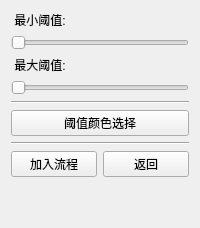
         <widget class="QWidget" name="page_16">
          <layout class="QGridLayout" name="gridLayout_6">
           <item row="0" column="0">
            <widget class="QLabel" name="label_11">
             <property name="text">
              <string> 最小阈值:</string>
             </property>
            </widget>
           </item>
           <item row="9" column="0">
            <spacer name="verticalSpacer_7">
             <property name="orientation">
              <enum>Qt::Vertical</enum>
             </property>
             <property name="sizeHint" stdset="0">
              <size>
               <width>20</width>
               <height>40</height>
              </size>
             </property>
            </spacer>
           </item>
           <item row="3" column="0">
            <widget class="QLabel" name="label_12">
             <property name="text">
              <string> 最大阈值:</string>
             </property>
            </widget>
           </item>
           <item row="5" column="0" colspan="2">
            <widget class="Line" name="line_17">
             <property name="orientation">
              <enum>Qt::Horizontal</enum>
             </property>
            </widget>
           </item>
           <item row="8" column="1">
            <widget class="QPushButton" name="pushButton_17">
             <property name="text">
              <string>返回</string>
             </property>
            </widget>
           </item>
           <item row="8" column="0">
            <widget class="QPushButton" name="pushButton_16">
             <property name="text">
              <string>加入流程</string>
             </property>
            </widget>
           </item>
           <item row="4" column="0" colspan="2">
            <widget class="QSlider" name="horizontalSlider_2">
             <property name="maximum">
              <number>255</number>
             </property>
             <property name="orientation">
              <enum>Qt::Horizontal</enum>
             </property>
            </widget>
           </item>
           <item row="7" column="0" colspan="2">
            <widget class="Line" name="line_18">
             <property name="orientation">
              <enum>Qt::Horizontal</enum>
             </property>
            </widget>
           </item>
           <item row="6" column="0" colspan="2">
            <widget class="QPushButton" name="pushButton_18">
             <property name="text">
              <string>阈值颜色选择</string>
             </property>
            </widget>
           </item>
           <item row="1" column="0" colspan="2">
            <widget class="QSlider" name="horizontalSlider">
             <property name="maximum">
              <number>255</number>
             </property>
             <property name="orientation">
              <enum>Qt::Horizontal</enum>
             </property>
            </widget>
           </item>
          </layout>
         </widget>
